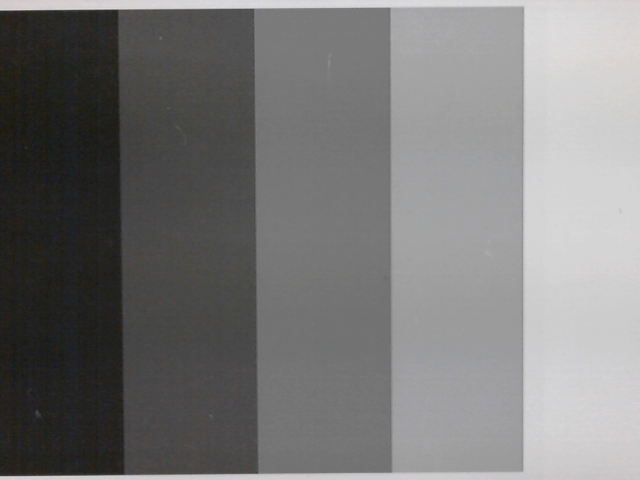
#> input picture sem3/tgki/versuch2/versuch2-1_2.png, 640 x 480 px; the run also reads 1 picture not shown here
$ jupyter execute --allow-errors main.ipynb
#> lines starting #> are read from the running program, lines starting #| are printed output that depends on the picture
# Versuch 2

[cell 1]
import numpy as np
import cv2
import matplotlib.pyplot as plt
import pandas as pd
from skimage.color import rgb2gray
from pathlib import Path

## Aufgabe 1

### Zuerst Das Bild einlesen, croppen dessen Graustufen isolieren und deren Mittelwerte und Standardabweichungen berechnen.

[cell 2]
#gw = cv2.imread("./grauwertkeil.png")
img = cv2.imread("./versuch2-1_2.png")
#> img is the input picture: shape (480, 640, 3); mean B, G, R 120.2, 120.7, 121.1
gray = cv2.cvtColor(img, cv2.COLOR_BGR2GRAY)

g = np.zeros((gray.shape[1]), dtype=float)
#> g = 640 values from 0 to 0
g_mean = np.zeros(5, dtype=float)
g_std = np.zeros(5, dtype=float)
std_gray = np.zeros((gray.shape[1]), dtype=float)
#> std_gray = 640 values from 0 to 0

fig, splt = plt.subplots(2)
gw = 0
for i in range(0,gray.shape[1]):
    g[i] = np.mean(gray[:,i])
    std_gray[i] = np.std(gray[:,i])
    if i > 0 and abs(g[i-1] - g[i]) > 1:
        print(i, end=", ")
#> after the loop, g = 640 values, max 211.3 at index 551, min 35.81 at index 14, mean 120.7; std_gray = 640 values, max 30.92 at index 119, min 3.35 at index 524, mean 16.34

splt[0].plot(range(0,g.size),g)
splt[1].plot(range(0,std_gray.size),std_gray, color='navy')
splt[0].set_title("mittlere Grauwerte des Grauwertkeilbilds")
splt[1].set_title("Standardabweichung des Grauwertkeilbilds")
plt.tight_layout()
plt.show()
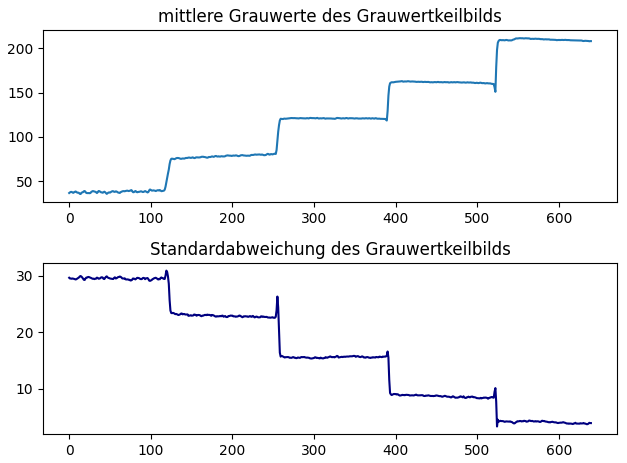
#> figure drawn by matplotlib, 2 panels; panel 1: curve peaks at x = 551, y = 211.3; panel 2: curve peaks at x = 119, y = 30.92
cv2.waitKey(0)
cv2.destroyAllWindows()

g_mean[0] = np.mean(gray[:,0:99])
g_mean[1] = np.mean(gray[:,106:235])
g_mean[2] = np.mean(gray[:,242:371])
g_mean[3] = np.mean(gray[:,378:505])
g_mean[4] = np.mean(gray[:,512:gray.shape[1]])

axs, fig = plt.subplots()
for i in range(0,5):
    fig.bar(i, g_mean[i])
fig.set_title("Mittelwerte der Grauwertkeilstufen")
plt.tight_layout()
plt.show()
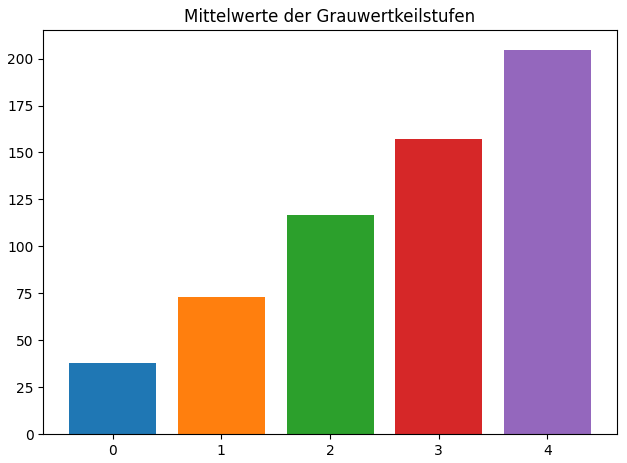
#> figure drawn by matplotlib, 1 panel
g_std[0] = np.std(gray[:,0:99])
g_std[1] = np.std(gray[:,106:235])
g_std[2] = np.std(gray[:,242:371])
g_std[3] = np.std(gray[:,378:505])
g_std[4] = np.std(gray[:,512:gray.shape[1]])

axs, fig = plt.subplots()
for i in range(0,5):
    fig.bar(i, g_std[i])
fig.set_title("Standardabweichungen der Grauwertkeilstufen")
plt.tight_layout()
plt.show()
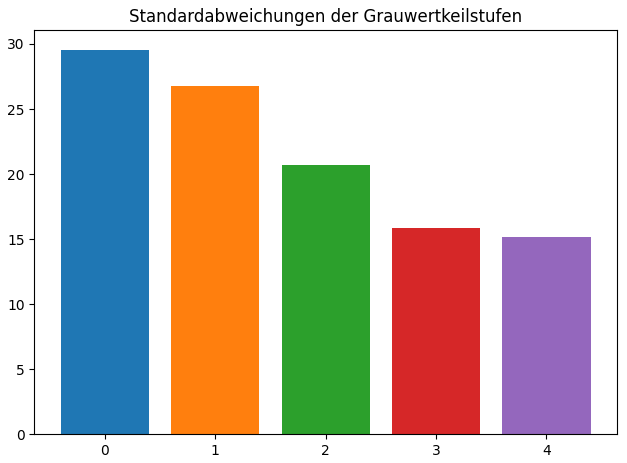
#> figure drawn by matplotlib, 1 panel

print(f"\nMittelwerte: {g_mean}")
print(f"Standardabweichungen: {g_std}")

## Aufgabe 2

### Alle Schwarzbilder einlesen und sie in Graubilder übersetzen.

[cell 3]
blackGVal = []
def contrast(arr): return ((arr - np.min(arr)) / abs(np.max(arr) - np.min(arr))) * 255
#> (the rest of this cell did not finish here and is left out)

### Liest Dunkelbild ein, subtahiert von einem Eingabebild und gibt das korrigierte Bild aus.

[cell 4]
def DarkSubtractPic(picArr):
    black = cv2.cvtColor(cv2.imread(f"./mvpblack.png"), cv2.COLOR_BGR2GRAY)
    out = picArr - black
    cv2.imwrite('./DarkSubtractPic.png', out)
    return out
#plt.imshow(gray, cmap='gray',vmax=255,vmin=0)
#> (the rest of this cell did not finish here and is left out)

## Aufgabe 3

### 10 Weißbilder einlesen, ihren Mittelwert berechnen, und davon das Dunkelbild berechnen.

[cell 5]
whiteGVal = []
#> whiteGVal = []

#> (the rest of this cell did not finish here and is left out)

### Normierung mit Weißbild

[cell 6]
def wNorm(arr):
    normed_white = cv2.cvtColor(cv2.imread("./mvpwhite.png"), cv2.COLOR_BGR2GRAY).astype(np.float64)
    normed_white /= np.mean(normed_white)
    out = DarkSubtractPic(arr) / normed_white
    cv2.imwrite("./wNorm.png", out)
    return out
#> (the rest of this cell did not finish here and is left out)

## Aufgabe 4 - Pixelfehler

#> (a cell that did not finish here is left out)

## Anwendung Grauwertkeil

#> (a cell that did not finish here is left out)

## Means und Stds

[cell 9]
g_mean_corr = np.zeros(5, dtype=float)
#> g_mean_corr = [0, 0, 0, 0, 0]
g_std_corr = np.zeros(5, dtype=float)
#> (the rest of this cell did not finish here and is left out)

[cell 10]
fig, splt = plt.subplots(2)
gw = 0
cgv = np.full((gray.shape[1]), 0, dtype=float)
#> cgv = 640 values from 0 to 0
#> (the rest of this cell did not finish here and is left out)
